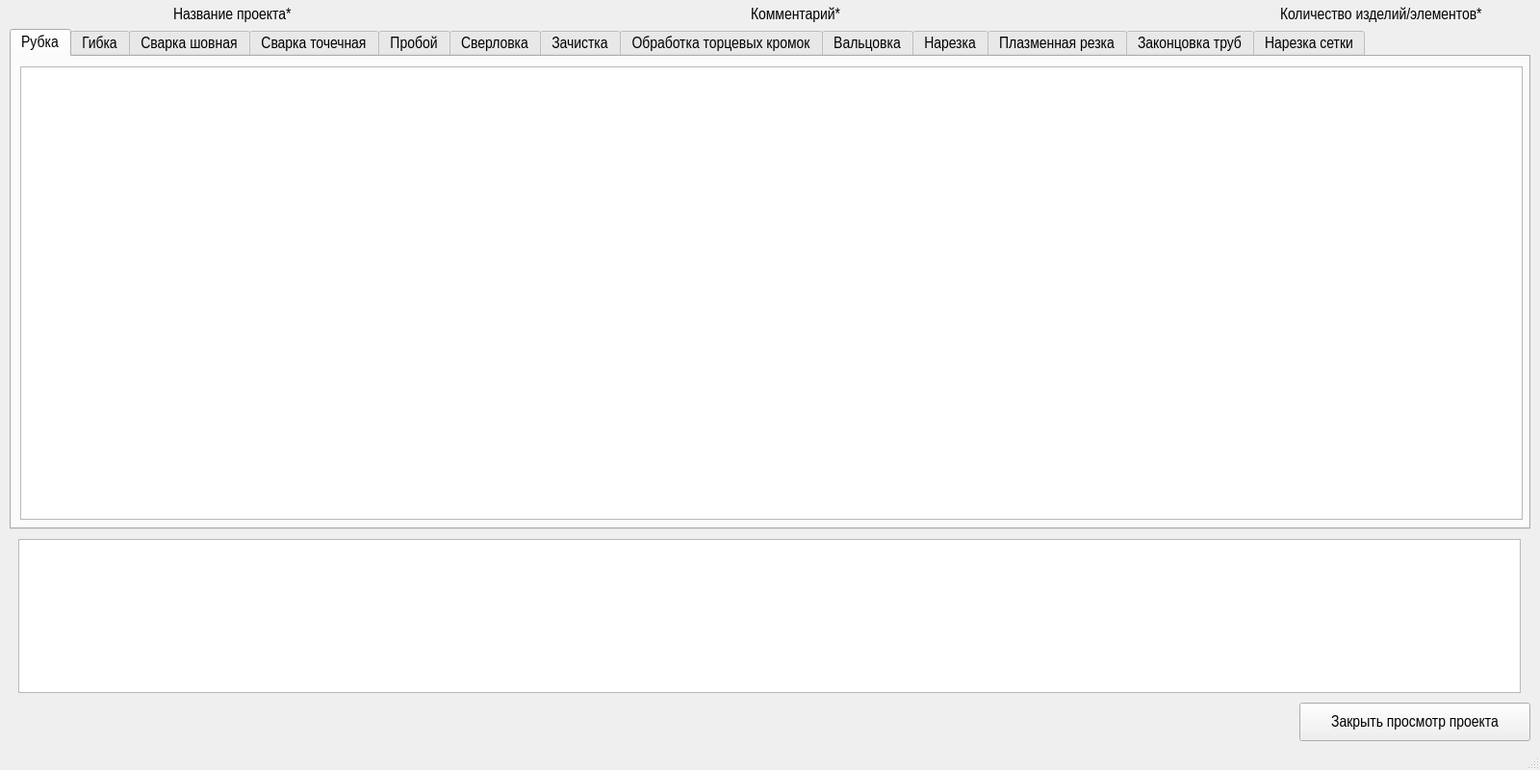
<?xml version="1.0" encoding="UTF-8"?>
<ui version="4.0">
 <class>OpeningWindow</class>
 <widget class="QMainWindow" name="OpeningWindow">
  <property name="geometry">
   <rect>
    <x>0</x>
    <y>0</y>
    <width>1600</width>
    <height>800</height>
   </rect>
  </property>
  <property name="maximumSize">
   <size>
    <width>16777211</width>
    <height>16777215</height>
   </size>
  </property>
  <property name="font">
   <font>
    <family>Arial Narrow</family>
    <pointsize>13</pointsize>
   </font>
  </property>
  <property name="contextMenuPolicy">
   <enum>Qt::NoContextMenu</enum>
  </property>
  <property name="windowTitle">
   <string>Просмотр проекта</string>
  </property>
  <widget class="QWidget" name="centralwidget">
   <widget class="QTabWidget" name="tabWidget">
    <property name="geometry">
     <rect>
      <x>10</x>
      <y>30</y>
      <width>1580</width>
      <height>520</height>
     </rect>
    </property>
    <property name="font">
     <font>
      <stylestrategy>PreferAntialias</stylestrategy>
     </font>
    </property>
    <property name="currentIndex">
     <number>0</number>
    </property>
    <widget class="QWidget" name="tab">
     <attribute name="title">
      <string>Рубка</string>
     </attribute>
     <widget class="QTableView" name="tableView">
      <property name="geometry">
       <rect>
        <x>9</x>
        <y>10</y>
        <width>1561</width>
        <height>471</height>
       </rect>
      </property>
     </widget>
    </widget>
    <widget class="QWidget" name="tab_2">
     <attribute name="title">
      <string>Гибка</string>
     </attribute>
     <widget class="QTableView" name="tableView_3">
      <property name="geometry">
       <rect>
        <x>9</x>
        <y>10</y>
        <width>1561</width>
        <height>471</height>
       </rect>
      </property>
     </widget>
    </widget>
    <widget class="QWidget" name="tab_3">
     <attribute name="title">
      <string>Сварка шовная</string>
     </attribute>
     <widget class="QTableView" name="tableView_4">
      <property name="geometry">
       <rect>
        <x>9</x>
        <y>10</y>
        <width>1561</width>
        <height>471</height>
       </rect>
      </property>
     </widget>
    </widget>
    <widget class="QWidget" name="tab_4">
     <attribute name="title">
      <string>Сварка точечная</string>
     </attribute>
     <widget class="QTableView" name="tableView_5">
      <property name="geometry">
       <rect>
        <x>9</x>
        <y>10</y>
        <width>1561</width>
        <height>471</height>
       </rect>
      </property>
     </widget>
    </widget>
    <widget class="QWidget" name="tab_6">
     <attribute name="title">
      <string>Пробой</string>
     </attribute>
     <widget class="QTableView" name="tableView_6">
      <property name="geometry">
       <rect>
        <x>9</x>
        <y>10</y>
        <width>1561</width>
        <height>471</height>
       </rect>
      </property>
     </widget>
    </widget>
    <widget class="QWidget" name="tab_7">
     <attribute name="title">
      <string>Сверловка</string>
     </attribute>
     <widget class="QTableView" name="tableView_7">
      <property name="geometry">
       <rect>
        <x>9</x>
        <y>10</y>
        <width>1561</width>
        <height>471</height>
       </rect>
      </property>
     </widget>
    </widget>
    <widget class="QWidget" name="tab_8">
     <attribute name="title">
      <string>Зачистка</string>
     </attribute>
     <widget class="QTableView" name="tableView_8">
      <property name="geometry">
       <rect>
        <x>9</x>
        <y>10</y>
        <width>1561</width>
        <height>471</height>
       </rect>
      </property>
     </widget>
    </widget>
    <widget class="QWidget" name="tab_9">
     <attribute name="title">
      <string>Обработка торцевых кромок</string>
     </attribute>
     <widget class="QTableView" name="tableView_9">
      <property name="geometry">
       <rect>
        <x>9</x>
        <y>10</y>
        <width>1561</width>
        <height>471</height>
       </rect>
      </property>
     </widget>
    </widget>
    <widget class="QWidget" name="tab_10">
     <attribute name="title">
      <string>Вальцовка</string>
     </attribute>
     <widget class="QTableView" name="tableView_10">
      <property name="geometry">
       <rect>
        <x>9</x>
        <y>10</y>
        <width>1561</width>
        <height>471</height>
       </rect>
      </property>
     </widget>
    </widget>
    <widget class="QWidget" name="tab_11">
     <attribute name="title">
      <string>Нарезка</string>
     </attribute>
     <widget class="QTableView" name="tableView_12">
      <property name="geometry">
       <rect>
        <x>9</x>
        <y>10</y>
        <width>1561</width>
        <height>471</height>
       </rect>
      </property>
     </widget>
    </widget>
    <widget class="QWidget" name="tab_12">
     <attribute name="title">
      <string>Плазменная резка</string>
     </attribute>
     <widget class="QTableView" name="tableView_11">
      <property name="geometry">
       <rect>
        <x>9</x>
        <y>10</y>
        <width>1561</width>
        <height>471</height>
       </rect>
      </property>
     </widget>
    </widget>
    <widget class="QWidget" name="tab_5">
     <attribute name="title">
      <string>Законцовка труб</string>
     </attribute>
     <widget class="QTableView" name="tableView_13">
      <property name="geometry">
       <rect>
        <x>10</x>
        <y>10</y>
        <width>1561</width>
        <height>471</height>
       </rect>
      </property>
     </widget>
    </widget>
    <widget class="QWidget" name="tab_13">
     <attribute name="title">
      <string>Нарезка сетки</string>
     </attribute>
     <widget class="QTableView" name="tableView_14">
      <property name="geometry">
       <rect>
        <x>10</x>
        <y>10</y>
        <width>1561</width>
        <height>471</height>
       </rect>
      </property>
     </widget>
    </widget>
   </widget>
   <widget class="QPushButton" name="pushButton_2">
    <property name="geometry">
     <rect>
      <x>1350</x>
      <y>730</y>
      <width>240</width>
      <height>40</height>
     </rect>
    </property>
    <property name="text">
     <string>Закрыть просмотр проекта</string>
    </property>
   </widget>
   <widget class="QLabel" name="label">
    <property name="geometry">
     <rect>
      <x>180</x>
      <y>5</y>
      <width>600</width>
      <height>20</height>
     </rect>
    </property>
    <property name="text">
     <string>Название проекта*</string>
    </property>
   </widget>
   <widget class="QTableView" name="tableView_2">
    <property name="geometry">
     <rect>
      <x>19</x>
      <y>560</y>
      <width>1561</width>
      <height>160</height>
     </rect>
    </property>
   </widget>
   <widget class="QLabel" name="label_8">
    <property name="geometry">
     <rect>
      <x>780</x>
      <y>5</y>
      <width>541</width>
      <height>20</height>
     </rect>
    </property>
    <property name="text">
     <string>Комментарий*</string>
    </property>
   </widget>
   <widget class="QLabel" name="label_9">
    <property name="geometry">
     <rect>
      <x>1330</x>
      <y>5</y>
      <width>241</width>
      <height>20</height>
     </rect>
    </property>
    <property name="text">
     <string>Количество изделий/элементов*</string>
    </property>
   </widget>
  </widget>
  <widget class="QStatusBar" name="statusbar"/>
 </widget>
 <resources/>
 <connections/>
</ui>
